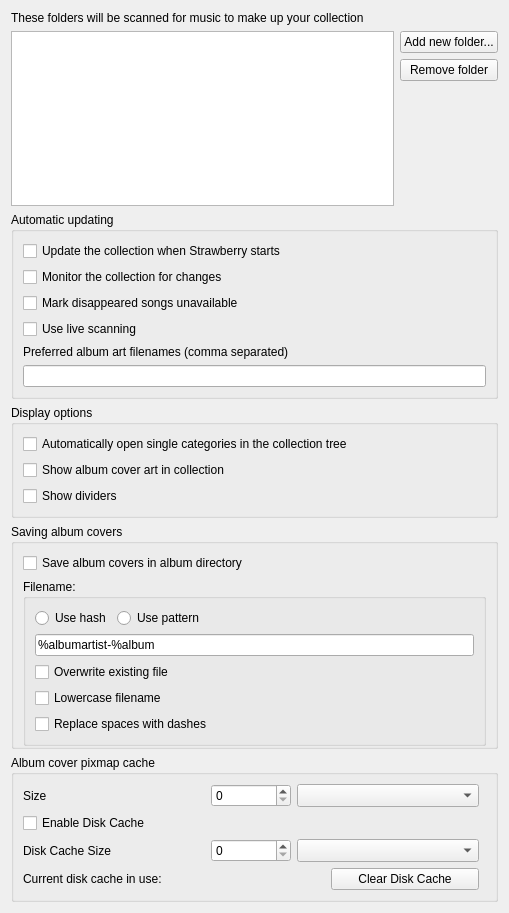
<?xml version="1.0" encoding="UTF-8"?>
<ui version="4.0">
 <class>CollectionSettingsPage</class>
 <widget class="QWidget" name="CollectionSettingsPage">
  <property name="geometry">
   <rect>
    <x>0</x>
    <y>0</y>
    <width>509</width>
    <height>913</height>
   </rect>
  </property>
  <property name="windowTitle">
   <string>Collection</string>
  </property>
  <layout class="QVBoxLayout" name="layout_collectionsettingspage">
   <item>
    <widget class="QLabel" name="label_collection_folders">
     <property name="text">
      <string>These folders will be scanned for music to make up your collection</string>
     </property>
    </widget>
   </item>
   <item>
    <layout class="QHBoxLayout" name="layout_collection_folders">
     <item>
      <widget class="QListView" name="list">
       <property name="iconSize">
        <size>
         <width>16</width>
         <height>16</height>
        </size>
       </property>
       <property name="uniformItemSizes">
        <bool>true</bool>
       </property>
      </widget>
     </item>
     <item>
      <layout class="QVBoxLayout" name="layout_collection_folder_buttons">
       <item>
        <widget class="QPushButton" name="add">
         <property name="text">
          <string>Add new folder...</string>
         </property>
         <property name="flat">
          <bool>false</bool>
         </property>
        </widget>
       </item>
       <item>
        <widget class="QPushButton" name="remove">
         <property name="text">
          <string>Remove folder</string>
         </property>
        </widget>
       </item>
       <item>
        <spacer name="spacer_collection_buttons">
         <property name="orientation">
          <enum>Qt::Vertical</enum>
         </property>
         <property name="sizeHint" stdset="0">
          <size>
           <width>20</width>
           <height>40</height>
          </size>
         </property>
        </spacer>
       </item>
      </layout>
     </item>
    </layout>
   </item>
   <item>
    <widget class="QGroupBox" name="groupbox_updating">
     <property name="title">
      <string>Automatic updating</string>
     </property>
     <layout class="QVBoxLayout" name="layout_updating">
      <item>
       <widget class="QCheckBox" name="startup_scan">
        <property name="text">
         <string>Update the collection when Strawberry starts</string>
        </property>
       </widget>
      </item>
      <item>
       <widget class="QCheckBox" name="monitor">
        <property name="text">
         <string>Monitor the collection for changes</string>
        </property>
       </widget>
      </item>
      <item>
       <widget class="QCheckBox" name="mark_songs_unavailable">
        <property name="text">
         <string>Mark disappeared songs unavailable</string>
        </property>
       </widget>
      </item>
      <item>
       <widget class="QCheckBox" name="live_scanning">
        <property name="text">
         <string>Use live scanning</string>
        </property>
       </widget>
      </item>
      <item>
       <widget class="QLabel" name="label_preferred_cover_filenames">
        <property name="text">
         <string>Preferred album art filenames (comma separated)</string>
        </property>
       </widget>
      </item>
      <item>
       <widget class="QLineEdit" name="cover_art_patterns">
        <property name="toolTip">
         <string>When looking for album art Strawberry will first look for picture files that contain one of these words.
If there are no matches then it will use the largest image in the directory.</string>
        </property>
       </widget>
      </item>
     </layout>
    </widget>
   </item>
   <item>
    <widget class="QGroupBox" name="groupbox_display">
     <property name="title">
      <string>Display options</string>
     </property>
     <layout class="QVBoxLayout" name="layout_display">
      <item>
       <widget class="QCheckBox" name="auto_open">
        <property name="text">
         <string>Automatically open single categories in the collection tree</string>
        </property>
       </widget>
      </item>
      <item>
       <widget class="QCheckBox" name="pretty_covers">
        <property name="text">
         <string>Show album cover art in collection</string>
        </property>
       </widget>
      </item>
      <item>
       <widget class="QCheckBox" name="show_dividers">
        <property name="text">
         <string>Show dividers</string>
        </property>
       </widget>
      </item>
     </layout>
    </widget>
   </item>
   <item>
    <widget class="QGroupBox" name="groupbox_albumcovers">
     <property name="title">
      <string>Saving album covers</string>
     </property>
     <layout class="QVBoxLayout" name="layout_albumcovers">
      <property name="bottomMargin">
       <number>0</number>
      </property>
      <item>
       <widget class="QCheckBox" name="checkbox_cover_album_dir">
        <property name="text">
         <string>Save album covers in album directory</string>
        </property>
       </widget>
      </item>
      <item>
       <widget class="QGroupBox" name="groupbox_cover_filename">
        <property name="title">
         <string>Filename:</string>
        </property>
        <layout class="QVBoxLayout" name="layout_cover_filename">
         <item>
          <widget class="QWidget" name="groupbox_cover_type" native="true">
           <layout class="QHBoxLayout" name="layout_cover_type">
            <property name="leftMargin">
             <number>0</number>
            </property>
            <property name="topMargin">
             <number>0</number>
            </property>
            <property name="rightMargin">
             <number>0</number>
            </property>
            <property name="bottomMargin">
             <number>0</number>
            </property>
            <item>
             <widget class="QRadioButton" name="radiobutton_cover_hash">
              <property name="text">
               <string>Use hash</string>
              </property>
             </widget>
            </item>
            <item>
             <widget class="QRadioButton" name="radiobutton_cover_pattern">
              <property name="text">
               <string>Use pattern</string>
              </property>
             </widget>
            </item>
            <item>
             <spacer name="spacer_cover_filename_bttons">
              <property name="orientation">
               <enum>Qt::Horizontal</enum>
              </property>
              <property name="sizeHint" stdset="0">
               <size>
                <width>40</width>
                <height>20</height>
               </size>
              </property>
             </spacer>
            </item>
           </layout>
          </widget>
         </item>
         <item>
          <widget class="QLineEdit" name="lineedit_cover_pattern">
           <property name="text">
            <string>%albumartist-%album</string>
           </property>
          </widget>
         </item>
         <item>
          <widget class="QCheckBox" name="checkbox_cover_overwrite">
           <property name="text">
            <string>Overwrite existing file</string>
           </property>
          </widget>
         </item>
         <item>
          <widget class="QCheckBox" name="checkbox_cover_lowercase">
           <property name="text">
            <string>Lowercase filename</string>
           </property>
          </widget>
         </item>
         <item>
          <widget class="QCheckBox" name="checkbox_cover_replace_spaces">
           <property name="text">
            <string>Replace spaces with dashes</string>
           </property>
          </widget>
         </item>
        </layout>
       </widget>
      </item>
     </layout>
    </widget>
   </item>
   <item>
    <widget class="QGroupBox" name="groupbox_albumcovercache">
     <property name="title">
      <string>Album cover pixmap cache</string>
     </property>
     <layout class="QVBoxLayout" name="verticalLayout">
      <item>
       <layout class="QGridLayout" name="layout_cache_size">
        <item row="0" column="2">
         <widget class="QSpinBox" name="spinbox_cache_size">
          <property name="sizePolicy">
           <sizepolicy hsizetype="Minimum" vsizetype="Preferred">
            <horstretch>0</horstretch>
            <verstretch>0</verstretch>
           </sizepolicy>
          </property>
          <property name="maximumSize">
           <size>
            <width>80</width>
            <height>16777215</height>
           </size>
          </property>
          <property name="maximum">
           <number>1048576</number>
          </property>
         </widget>
        </item>
        <item row="0" column="0">
         <widget class="QLabel" name="label_cache_size">
          <property name="sizePolicy">
           <sizepolicy hsizetype="Minimum" vsizetype="Preferred">
            <horstretch>0</horstretch>
            <verstretch>0</verstretch>
           </sizepolicy>
          </property>
          <property name="text">
           <string>Size</string>
          </property>
         </widget>
        </item>
        <item row="0" column="3">
         <widget class="QComboBox" name="combobox_cache_size">
          <property name="sizePolicy">
           <sizepolicy hsizetype="Minimum" vsizetype="Preferred">
            <horstretch>0</horstretch>
            <verstretch>0</verstretch>
           </sizepolicy>
          </property>
         </widget>
        </item>
        <item row="0" column="4">
         <spacer name="spacer_cache_size">
          <property name="orientation">
           <enum>Qt::Horizontal</enum>
          </property>
         </spacer>
        </item>
       </layout>
      </item>
      <item>
       <layout class="QHBoxLayout" name="layout_disk_cache">
        <item>
         <widget class="QCheckBox" name="checkbox_disk_cache">
          <property name="text">
           <string>Enable Disk Cache</string>
          </property>
         </widget>
        </item>
        <item>
         <spacer name="spacer_disk_cache">
          <property name="orientation">
           <enum>Qt::Horizontal</enum>
          </property>
         </spacer>
        </item>
       </layout>
      </item>
      <item>
       <layout class="QGridLayout" name="layout_disk_cache_size">
        <item row="0" column="0">
         <widget class="QLabel" name="label_disk_cache_size">
          <property name="sizePolicy">
           <sizepolicy hsizetype="Minimum" vsizetype="Preferred">
            <horstretch>0</horstretch>
            <verstretch>0</verstretch>
           </sizepolicy>
          </property>
          <property name="text">
           <string>Disk Cache Size</string>
          </property>
         </widget>
        </item>
        <item row="0" column="2">
         <widget class="QComboBox" name="combobox_disk_cache_size">
          <property name="sizePolicy">
           <sizepolicy hsizetype="Minimum" vsizetype="Preferred">
            <horstretch>0</horstretch>
            <verstretch>0</verstretch>
           </sizepolicy>
          </property>
         </widget>
        </item>
        <item row="0" column="1">
         <widget class="QSpinBox" name="spinbox_disk_cache_size">
          <property name="sizePolicy">
           <sizepolicy hsizetype="Minimum" vsizetype="Preferred">
            <horstretch>0</horstretch>
            <verstretch>0</verstretch>
           </sizepolicy>
          </property>
          <property name="maximumSize">
           <size>
            <width>80</width>
            <height>16777215</height>
           </size>
          </property>
          <property name="maximum">
           <number>1048576</number>
          </property>
         </widget>
        </item>
        <item row="0" column="4">
         <spacer name="spacer_disk_cache_size">
          <property name="orientation">
           <enum>Qt::Horizontal</enum>
          </property>
         </spacer>
        </item>
       </layout>
      </item>
      <item>
       <layout class="QHBoxLayout" name="horizontalLayout">
        <item>
         <widget class="QLabel" name="label_disk_cache_in_use">
          <property name="text">
           <string>Current disk cache in use:</string>
          </property>
         </widget>
        </item>
        <item>
         <widget class="QLabel" name="disk_cache_in_use">
          <property name="text">
           <string/>
          </property>
         </widget>
        </item>
        <item>
         <widget class="QPushButton" name="button_clear_disk_cache">
          <property name="sizePolicy">
           <sizepolicy hsizetype="Minimum" vsizetype="Preferred">
            <horstretch>0</horstretch>
            <verstretch>0</verstretch>
           </sizepolicy>
          </property>
          <property name="text">
           <string>Clear Disk Cache</string>
          </property>
         </widget>
        </item>
        <item>
         <spacer name="spacer_disk_cache_in_use">
          <property name="orientation">
           <enum>Qt::Horizontal</enum>
          </property>
         </spacer>
        </item>
       </layout>
      </item>
     </layout>
    </widget>
   </item>
  </layout>
 </widget>
 <tabstops>
  <tabstop>list</tabstop>
  <tabstop>add</tabstop>
  <tabstop>remove</tabstop>
  <tabstop>startup_scan</tabstop>
  <tabstop>monitor</tabstop>
  <tabstop>mark_songs_unavailable</tabstop>
  <tabstop>live_scanning</tabstop>
  <tabstop>cover_art_patterns</tabstop>
  <tabstop>auto_open</tabstop>
  <tabstop>pretty_covers</tabstop>
  <tabstop>show_dividers</tabstop>
  <tabstop>checkbox_cover_album_dir</tabstop>
  <tabstop>radiobutton_cover_hash</tabstop>
  <tabstop>radiobutton_cover_pattern</tabstop>
  <tabstop>lineedit_cover_pattern</tabstop>
  <tabstop>checkbox_cover_overwrite</tabstop>
  <tabstop>checkbox_cover_lowercase</tabstop>
  <tabstop>checkbox_cover_replace_spaces</tabstop>
  <tabstop>spinbox_cache_size</tabstop>
  <tabstop>combobox_cache_size</tabstop>
  <tabstop>checkbox_disk_cache</tabstop>
  <tabstop>spinbox_disk_cache_size</tabstop>
  <tabstop>combobox_disk_cache_size</tabstop>
  <tabstop>button_clear_disk_cache</tabstop>
 </tabstops>
 <resources/>
 <connections/>
</ui>
